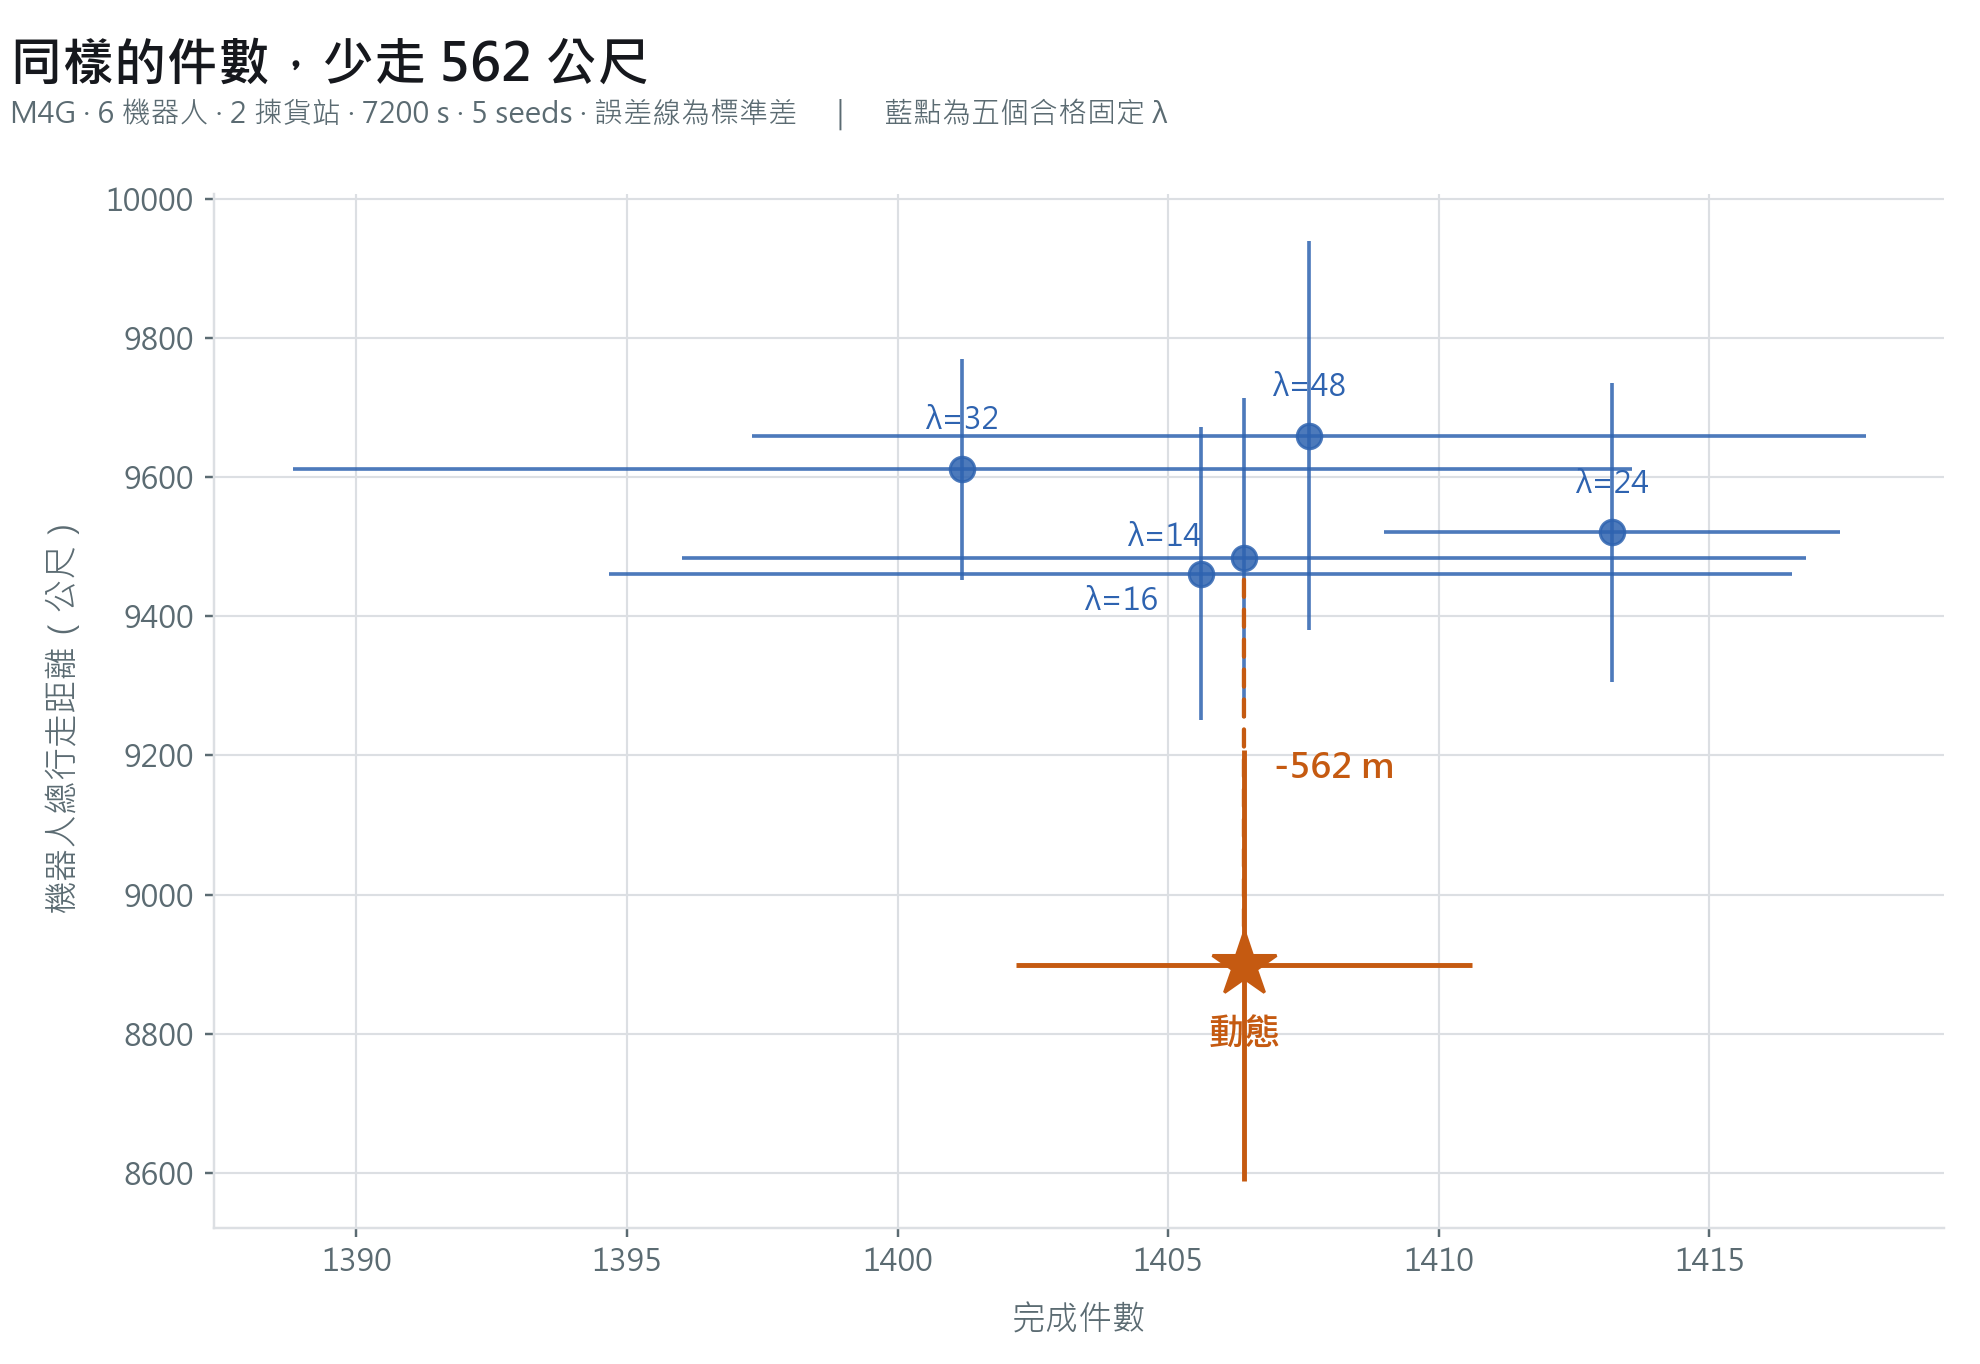

This chart was generated by the following Python code:
# -*- coding: utf-8 -*-
import json, os, sys
import matplotlib; matplotlib.use("Agg")
import matplotlib.pyplot as plt
from matplotlib import font_manager

SP = sys.argv[1]
A = json.load(open(os.path.join(SP, "arms.json")))
have = {f.name for f in font_manager.fontManager.ttflist}
cjk = next((c for c in ["Microsoft JhengHei", "Microsoft YaHei", "SimHei"] if c in have), None)
plt.rcParams["font.family"] = "sans-serif"
plt.rcParams["font.sans-serif"] = ([cjk] if cjk else []) + ["DejaVu Sans"]
plt.rcParams["axes.unicode_minus"] = False

BLUE, ORANGE, FAINT = "#2E63B0", "#C55A11", "#DCDFE3"
INK, MUTED = "#16181D", "#5B6B72"
QUAL = (14, 16, 24, 32, 48)          # 跳躍觸發 5% 以下才是乾淨的固定臂

dyn = next(r for r in A if r["kind"] == "dyn")
fix = sorted([r for r in A if r["kind"] == "fx" and r["lam"] in QUAL],
             key=lambda r: r["lam"])

fig, ax = plt.subplots(figsize=(9.0, 6.2), dpi=220)
fig.patch.set_facecolor("white")

for r in fix:
    ax.errorbar(r["items"], r["dist"], xerr=r["items_sd"], yerr=r["dist_sd"],
                fmt="o", ms=8, color=BLUE, ecolor=BLUE, elinewidth=1.2,
                capsize=0, alpha=0.85, zorder=3)
ax.errorbar(dyn["items"], dyn["dist"], xerr=dyn["items_sd"], yerr=dyn["dist_sd"],
            fmt="*", ms=22, color=ORANGE, ecolor=ORANGE, elinewidth=1.6,
            capsize=0, zorder=5)

OFF = {14: (-26, 4), 16: (-26, -12), 24: (0, 13), 32: (0, 13), 48: (0, 13)}
for r in fix:
    dx, dy = OFF[r["lam"]]
    ax.annotate("λ=%d" % r["lam"], (r["items"], r["dist"]), textcoords="offset points",
                xytext=(dx, dy), ha="center", fontsize=10, color=BLUE)
ax.annotate("動態", (dyn["items"], dyn["dist"]), textcoords="offset points",
            xytext=(0, -26), ha="center", fontsize=12, color=ORANGE, fontweight="bold")

best = min(fix, key=lambda r: r["dist"])
gap = best["dist"] - dyn["dist"]
ax.annotate("", xy=(dyn["items"], dyn["dist"]), xytext=(dyn["items"], best["dist"]),
            arrowprops=dict(arrowstyle="-", color=ORANGE, lw=1.4, ls=(0, (4, 3))))
ax.text(dyn["items"] + 0.55, (dyn["dist"] + best["dist"]) / 2,
        "-%.0f m" % gap, color=ORANGE, fontsize=11.5, fontweight="bold", va="center")

ax.set_xlabel("完成件數", fontsize=11, color=MUTED, labelpad=8)
ax.set_ylabel("機器人總行走距離（公尺）", fontsize=11, color=MUTED, labelpad=8)
ax.grid(color=FAINT, lw=0.7, zorder=0); ax.set_axisbelow(True)
for s in ("top", "right"): ax.spines[s].set_visible(False)
for s in ("left", "bottom"): ax.spines[s].set_color(FAINT)
ax.tick_params(colors=MUTED, labelsize=10, length=3)

fig.text(0.005, 0.972, "同樣的件數，少走 562 公尺", fontsize=17, fontweight="bold",
         color=INK, va="top")
fig.text(0.005, 0.928,
         "M4G · 6 機器人 · 2 揀貨站 · 7200 s · 5 seeds · 誤差線為標準差　｜　"
         "藍點為五個合格固定 λ",
         fontsize=9.5, color=MUTED, va="top")
fig.subplots_adjust(left=0.108, right=0.982, top=0.858, bottom=0.10)
out = os.path.join(SP, "dist_vs_items.png")
fig.savefig(out, facecolor="white"); print(out)
